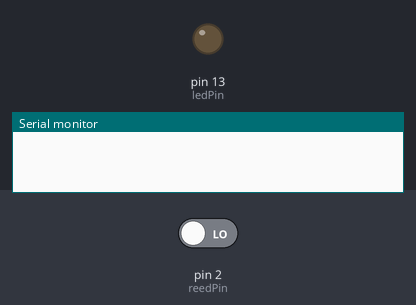
A sketch run on a simulated Arduino Uno, built with avr-gcc and run on an emulated ATmega328P. Parts: output pins drawn as LEDs (lit = HIGH), the last lines printed to the serial monitor. The inputs (shaded band) are chosen by the test bench; at power-on: pin 2 (reedPin) LOW.

Above: at 1.2 s.
1.3 s: pin 2 (reedPin) driven HIGH
At 1.6 s:
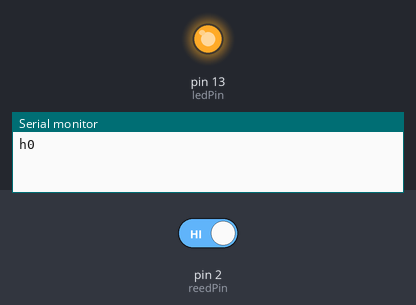
10.1 s: pin 2 (reedPin) driven LOW
At 10.7 s:
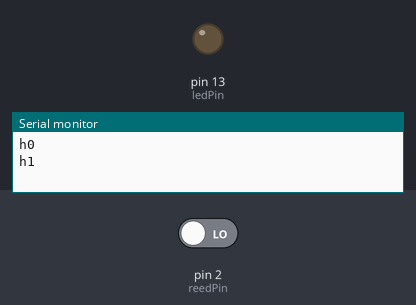
Timing chart, 0 to 12.6 s (numbered marks = the images above; inputs shaded):
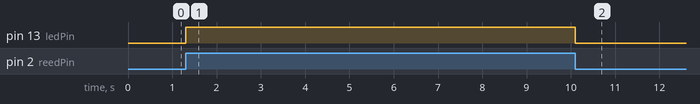

Measured:
- after the input at 1.3 s, pin 13 (ledPin): LOW → HIGH at once
- after the input at 10.1 s, pin 13 (ledPin): HIGH → LOW at once

The sketch:

ZinaAppArduinoSketch003.pde
```cpp
/*
 * @file ZinaAppArduinoSketch003: keypad & reed switch
 *
 * == KEYPAD ==
 * keypad mapping order by arne boon @ 21-01-2011 for Zina
 * rows: 2, 7, 6, 4
 * cols: 3, 1, 5
 *
 * than add number to correspond with pinouts on hardware (in this case pins 2-8 are used)
 * rows: 3, 8, 7, 5
 * cols: 4, 2, 6
 *
 * @2011-02-02: in this case digital pins 3,4,5 and 8,9,10,11 are used
 * rows: 4, 11, 10, 8
 * cols: 5, 3, 9
 *
 * == REED SWITCH ==
 * digital pin pin: 2
 */

//-include---------------------------------------------------
#include <Keypad.h>

//-var---------------------------------------------------
const byte ROWS = 4; //four rows
const byte COLS = 3; //three columns
char keys[ROWS][COLS] = {
  {'1','2','3'  } ,
  {'4','5','6'  } ,
  {'7','8','9'  } ,
  {'*','0','#'  }
};

//-keypad---------------------------------------------------
byte rowPins[ROWS] = {4, 11, 10, 8}; //connect to the row pinouts of the keypad
byte colPins[COLS] = {5, 3, 9}; //connect to the column pinouts of the keypad

Keypad keypad = Keypad( makeKeymap(keys), rowPins, colPins, ROWS, COLS );

//-reed switch--------------------------------------------
const int reedPin = 2;
const int ledPin = 13;
int reedState = 0;
int lastReedState = 0;


//-setup---------------------------------------------------
void setup(){
  //--pinmode
  pinMode(reedPin, INPUT);
  pinMode(ledPin, OUTPUT);

  //-open serial port
  Serial.begin(9600);


}

//-loop---------------------------------------------------
void loop(){

  //--keypad-------------------------
  char key = keypad.getKey();

  if (key != NO_KEY){
    Serial.print("k");
    Serial.println(key);
  }

  //--reed switch-------------------
  reedState = digitalRead(reedPin);

  if(reedState != lastReedState) {

    if(reedState == HIGH) {
      //bHornUp == false
      Serial.println("h0");

      //light for physical debugging: horn on desk, led on
      digitalWrite(ledPin, HIGH);
    }
    else {
      //bHornUp = true
      Serial.println("h1");

      //light for physical debugging: horn in air, led off
      digitalWrite(ledPin, LOW);
    }
  }

  lastReedState = reedState;

}
```
